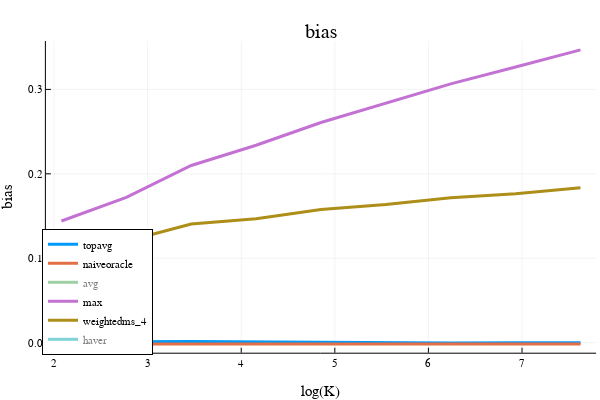

This figure's notebook cell:
### Code cell
x = opt.K_ary
i = 1; plot(log.(x), bias[:,i], label=estimator_names[i], linewidth=3)
i = 2; plot!(log.(x), bias[:,i], label=estimator_names[i], linewidth=3)
i = 3; plot!(log.(x), bias[:,i], label=estimator_names[i], linewidth=3)
i = 4; plot!(log.(x), bias[:,i], label=estimator_names[i], linewidth=3)
i = 5; plot!(log.(x), bias[:,i], label=estimator_names[i], linewidth=3)
i = 6; plot!(log.(x), bias[:,i], label=estimator_names[i], linewidth=3)
plot!(xlabel="log(K)", ylabel="bias", legend=:bottomleft)  
title!("bias")

### Figure 1 — Plotly figure (JSON) as saved in the notebook; plotly's stock layout.template omitted (floating-point values rounded to 4 significant figures)
{"data": [{"colorbar": {"title": {"text": ""}}, "legendgroup": "topavg", "line": {"color": "rgba(0, 154, 250, 1.000)", "dash": "solid", "shape": "linear", "width": 3}, "mode": "lines", "name": "topavg", "showlegend": true, "type": "scatter", "x": [2.079, 2.773, 3.466, 4.159, 4.852, 5.545, 6.238, 6.931, 7.625], "xaxis": "x", "y": [0.001759, 0.001003, 0.001524, 0.0008909, 0.0002601, 9.026e-06, -0.0002701, -3.593e-05, -5.067e-06], "yaxis": "y", "zmax": null, "zmin": null}, {"colorbar": {"title": {"text": ""}}, "legendgroup": "naiveoracle", "line": {"color": "rgba(227, 111, 71, 1.000)", "dash": "solid", "shape": "linear", "width": 3}, "mode": "lines", "name": "naiveoracle", "showlegend": true, "type": "scatter", "x": [2.079, 2.773, 3.466, 4.159, 4.852, 5.545, 6.238, 6.931, 7.625], "xaxis": "x", "y": [-0.001403, -0.001403, -0.001403, -0.001403, -0.001403, -0.001403, -0.001403, -0.001403, -0.001403], "yaxis": "y", "zmax": null, "zmin": null}, {"colorbar": {"title": {"text": ""}}, "legendgroup": "avg", "line": {"color": "rgba(62, 164, 78, 1.000)", "dash": "solid", "shape": "linear", "width": 3}, "mode": "lines", "name": "avg", "showlegend": true, "type": "scatter", "visible": "legendonly", "x": [2.079, 2.773, 3.466, 4.159, 4.852, 5.545, 6.238, 6.931, 7.625], "xaxis": "x", "y": [0.001759, 0.001003, 0.001524, 0.0008909, 0.0002601, 9.026e-06, -0.0002701, -3.593e-05, -5.067e-06], "yaxis": "y", "zmax": null, "zmin": null}, {"colorbar": {"title": {"text": ""}}, "legendgroup": "max", "line": {"color": "rgba(195, 113, 210, 1.000)", "dash": "solid", "shape": "linear", "width": 3}, "mode": "lines", "name": "max", "showlegend": true, "type": "scatter", "x": [2.079, 2.773, 3.466, 4.159, 4.852, 5.545, 6.238, 6.931, 7.625], "xaxis": "x", "y": [0.1441, 0.172, 0.2099, 0.2339, 0.2608, 0.284, 0.3066, 0.3266, 0.3468], "yaxis": "y", "zmax": null, "zmin": null}, {"colorbar": {"title": {"text": ""}}, "legendgroup": "weightedms_4", "line": {"color": "rgba(172, 142, 24, 1.000)", "dash": "solid", "shape": "linear", "width": 3}, "mode": "lines", "name": "weightedms_4", "showlegend": true, "type": "scatter", "x": [2.079, 2.773, 3.466, 4.159, 4.852, 5.545, 6.238, 6.931, 7.625], "xaxis": "x", "y": [0.11, 0.1203, 0.1406, 0.1468, 0.1578, 0.1638, 0.1716, 0.1765, 0.1836], "yaxis": "y", "zmax": null, "zmin": null}, {"colorbar": {"title": {"text": ""}}, "legendgroup": "haver", "line": {"color": "rgba(0, 170, 174, 1.000)", "dash": "solid", "shape": "linear", "width": 3}, "mode": "lines", "name": "haver", "showlegend": true, "type": "scatter", "visible": "legendonly", "x": [2.079, 2.773, 3.466, 4.159, 4.852, 5.545, 6.238, 6.931, 7.625], "xaxis": "x", "y": [0.007538, 0.005332, 0.005213, 0.003937, 0.003671, 0.002886, 0.002376, 0.002122, 0.001921], "yaxis": "y", "zmax": null, "zmin": null}], "layout": {"annotations": [{"font": {"color": "rgba(0, 0, 0, 1)", "family": "sans-serif", "size": 20}, "rotation": 0, "showarrow": false, "text": "bias", "x": 0.535, "xanchor": "center", "xref": "paper", "y": 1, "yanchor": "top", "yref": "paper"}], "height": 400, "legend": {"bgcolor": "rgba(255, 255, 255, 1.000)", "bordercolor": "rgba(0, 0, 0, 1)", "borderwidth": 1, "font": {"color": "rgba(0, 0, 0, 1)", "family": "sans-serif", "size": 11}, "title": {"font": {"color": "rgba(0, 0, 0, 1)", "family": "sans-serif", "size": 15}, "text": ""}, "tracegroupgap": 0, "traceorder": "normal", "x": 0.07, "xanchor": "left", "y": 0.07, "yanchor": "bottom"}, "margin": {"b": 20, "l": 0, "r": 0, "t": 20}, "paper_bgcolor": "rgba(255, 255, 255, 1.000)", "plot_bgcolor": "rgba(255, 255, 255, 1.000)", "showlegend": true, "width": 600, "xaxis": {"anchor": "y", "domain": [0.07647, 0.9934], "gridcolor": "rgba(0, 0, 0, 0.1)", "gridwidth": 0.5, "linecolor": "rgba(0, 0, 0, 1)", "mirror": false, "range": [1.913, 7.791], "showgrid": true, "showline": true, "showticklabels": true, "tickangle": 0, "tickcolor": "rgb(0, 0, 0)", "tickfont": {"color": "rgba(0, 0, 0, 1)", "family": "sans-serif", "size": 11}, "tickmode": "array", "ticks": "inside", "ticktext": ["2", "3", "4", "5", "6", "7"], "tickvals": [2, 3, 4, 5, 6, 7], "title": {"font": {"color": "rgba(0, 0, 0, 1)", "family": "sans-serif", "size": 15}, "text": "log(K)"}, "type": "linear", "visible": true, "zeroline": false, "zerolinecolor": "rgba(0, 0, 0, 1)"}, "yaxis": {"anchor": "x", "domain": [0.07581, 0.9415], "gridcolor": "rgba(0, 0, 0, 0.1)", "gridwidth": 0.5, "linecolor": "rgba(0, 0, 0, 1)", "mirror": false, "range": [-0.01185, 0.3573], "showgrid": true, "showline": true, "showticklabels": true, "tickangle": 0, "tickcolor": "rgb(0, 0, 0)", "tickfont": {"color": "rgba(0, 0, 0, 1)", "family": "sans-serif", "size": 11}, "tickmode": "array", "ticks": "inside", "ticktext": ["0.0", "0.1", "0.2", "0.3"], "tickvals": [0, 0.1, 0.2, 0.3], "title": {"font": {"color": "rgba(0, 0, 0, 1)", "family": "sans-serif", "size": 15}, "text": "bias"}, "type": "linear", "visible": true, "zeroline": false, "zerolinecolor": "rgba(0, 0, 0, 1)"}}}
